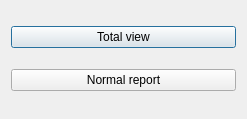
<?xml version="1.0" encoding="UTF-8"?>
<ui version="4.0">
 <class>DlgSelectSaleRepType</class>
 <widget class="QDialog" name="DlgSelectSaleRepType">
  <property name="geometry">
   <rect>
    <x>0</x>
    <y>0</y>
    <width>247</width>
    <height>119</height>
   </rect>
  </property>
  <property name="windowTitle">
   <string/>
  </property>
  <layout class="QVBoxLayout" name="verticalLayout">
   <item>
    <widget class="QPushButton" name="btnTotalView">
     <property name="text">
      <string>Total view</string>
     </property>
    </widget>
   </item>
   <item>
    <widget class="QPushButton" name="btNormalReport">
     <property name="text">
      <string>Normal report</string>
     </property>
    </widget>
   </item>
  </layout>
 </widget>
 <resources/>
 <connections/>
</ui>
